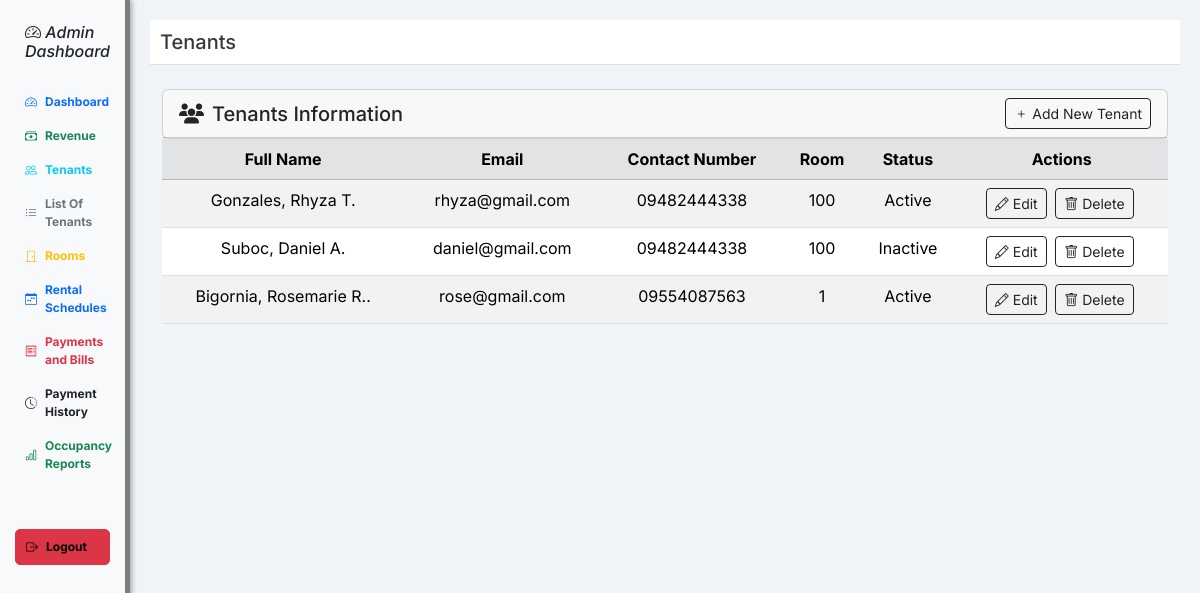
/admin/tenants.php, run on the app's committed database.
### tables this page shows
CREATE TABLE `tenant` (
  `tenant_id` int(11) NOT NULL,
  `firstname` varchar(255) NOT NULL,
  `lastname` varchar(255) NOT NULL,
  `mi` varchar(10) NOT NULL,
  `contactno` varchar(20) NOT NULL,
  `email` varchar(255) NOT NULL,
  `account_created` timestamp NOT NULL DEFAULT current_timestamp() ON UPDATE current_timestamp(),
  `status` varchar(100) DEFAULT NULL,
  `room_id` int(11) DEFAULT NULL
);

CREATE TABLE `room` (
  `room_id` int(11) NOT NULL,
  `roomnumber` varchar(100) NOT NULL,
  `capacity` varchar(100) NOT NULL,
  `price` varchar(100) NOT NULL,
  `status` varchar(100) NOT NULL,
  `photo` varchar(100) NOT NULL
);

### admin/tenants.php (the view, shortened to what this page needs)
<!DOCTYPE html>
<html lang="en">
<head>
  <link href="https://cdn.jsdelivr.net/npm/bootstrap@5.3.1/dist/css/bootstrap.min.css" rel="stylesheet"/>
  <link rel="stylesheet" href="https://cdn.jsdelivr.net/npm/bootstrap-icons@1.11.3/font/bootstrap-icons.css">
  <link rel="stylesheet" href="https://cdnjs.cloudflare.com/ajax/libs/font-awesome/6.4.0/css/all.min.css">
</head>
<body>
  <div class="d-flex">
    <nav class="sidebar">
      <h3 class="text-dark" style="font-size: 1.1rem;"><a href="dashboard.php" style="text-decoration: none; color: inherit;"> <strong>
           <h6> <i class="bi bi-speedometer2">
              Admin Dashboard</i> </h6>
          </strong></a></h3>
      <a href="dashboard.php" class="d-flex align-items-center gap-2 fw-bold text-primary">
        <i class="bi bi-speedometer2"></i> Dashboard
      </a>
      <a href="revenue.php" class="d-flex align-items-center gap-2 fw-bold text-success">
        <i class="bi bi-cash-stack"></i> Revenue
      </a>
      <a href="tenants.php" class="d-flex align-items-center gap-2 fw-bold text-info ">
        <i class="bi bi-people"></i> Tenants
      </a>
      <a href="tenantlist.php" class="d-flex align-items-center gap-2 fw-bold text-secondary" >
        <i class="bi bi-list-ul"></i> List Of Tenants
      </a>
      <a href="rooms.php" class="d-flex align-items-center gap-2 fw-bold text-warning">
        <i class="bi bi-door-closed"></i> Rooms
      </a>
      <a href="rentalsched.php" class="d-flex align-items-center gap-2 fw-bold text-primary">
        <i class="bi bi-calendar-week"></i> Rental Schedules
      </a>
      <a href="bills_payment.php" class="d-flex align-items-center gap-2 fw-bold text-danger">
        <i class="bi bi-receipt"></i> Payments and Bills
      </a>
      <a href="payment_history.php" class="d-flex align-items-center gap-2 fw-bold text-dark">
        <i class="bi bi-clock-history"></i> Payment History
      </a>
      <a href="occupancy.php" class="d-flex align-items-center gap-2 fw-bold text-success">
        <i class="bi bi-bar-chart"></i> Occupancy Reports
      </a>
      <a href="logout.php" class="mt-5 btn btn-danger btn-sm d-flex align-items-center gap-2 fw-bold" onclick="return confirm('Are you sure you want to logout?')">
        <i class="bi bi-box-arrow-right"></i> Logout
      </a>
    </nav>
      <div class="content">
        <div class="header">
          <h1>Tenants</h1>
        </div>
        <div class="container mt-4">
          <div class="row">
            <div class="col-12">
              <div class="card">
                <div class="card-header d-flex justify-content-between align-items-center">
                  <h5 class="mb-0"><i class="fas fa-users me-2"></i>Tenants Information</h5>
                  <button class="btn btn-outline-dark btn-sm" data-bs-toggle="modal" data-bs-target="#addTenantModal">
                    <i class="bi bi-plus  me-1"></i>Add New Tenant
                  </button>
                </div>
              </div>
              <div class="card-body">
                <div class="table-responsive">
                  <table class="table table-hover table-striped text-center">
                    <thead class="table-secondary ">
                      <tr>
                        <th scope="col">Full Name</th>
                        <th scope="col">Email</th>
                        <th scope="col">Contact Number</th>
                        <th scope="col">Room</th>
                        <th scope="col">Status</th>
                        <th scope="col">Actions</th>
                      </tr>
                    </thead>
                    <tbody>
                      <?php
                      include('../conn.php');
                      $data = mysqli_query($conn, "SELECT  tenant.*, room.roomnumber FROM tenant LEFT JOIN room ON tenant.room_id = room.room_id");
                      while ($display = mysqli_fetch_array($data)) {
                      ?>
                        <tr>
                          <td><?php echo $display['lastname'] . ', ' . $display['firstname'] . ' ' . $display['mi'] . '.'; ?></td>
                          <td><?php echo $display['email']; ?></td>
                          <td><?php echo $display['contactno']; ?></td>
                          <td><?php echo $display['roomnumber'] ? $display['roomnumber'] : 'No Room Assigned'; ?></td>
                          <td><?php echo $display['status']; ?></td>
                          <td>
                            <button
                              class="btn btn-sm btn-outline-dark me-1" data-bs-toggle="modal" data-bs-target="#editModal<?php echo $display['tenant_id']; ?>">
                              <i class="bi bi-pencil"></i> Edit
                            </button>
                            <button
                              class="btn btn-sm btn-outline-dark me-1" data-bs-toggle="modal" data-bs-target="#deleteModal<?php echo $display['tenant_id']; ?>">
                              <i class="bi bi-trash"></i> Delete
                            </button>
                        </tr>
                      <?php
                      }
                      ?>
                    </tbody>
                  </table>
                </div>
              </div>
            </div>
          </div>
        </div>
      </div>
    </div>
  </body>
  </html>

### admin/tenants.php (style rules this page uses)
body { font-family: 'Inter', system-ui, -apple-system, 'Segoe UI', sans-serif; background: #f0f4f8; }
.sidebar { height: 100vh; width: 130px; background-color: #f8f9fa; padding: 15px; border-right: 5px solid rgba(0, 0, 0, 0.5); box-shadow: 2px 0 5px rgba(0, 0, 0, 0.3); }
.sidebar a { color: #343a40; text-decoration: none; padding: 8px 10px; display: block; border-radius: 5px; font-size: 0.75rem; transition: background-color 0.3s; }
.content { padding: 20px; flex-grow: 1; }
.header { background-color: #ffffff; padding: 10px; border-bottom: 1px solid #dee2e6; }
.header h1 { margin: 0; font-size: 1.25rem; color: #343a40; }
.d-flex .sidebar a { color: black; }

### data on the page
tenant: lastname "Gonzales", firstname "Rhyza", mi "T", email "rhyza@gmail.com", contactno "09482444338", room.roomnumber "100", status "Active"
tenant: lastname "Suboc", firstname "Daniel", mi "A", email "daniel@gmail.com", contactno "09482444338", room.roomnumber "100", status "Inactive"
tenant: lastname "Bigornia", firstname "Rosemarie", mi "R.", email "rose@gmail.com", contactno "09554087563", room.roomnumber "1", status "Active"
